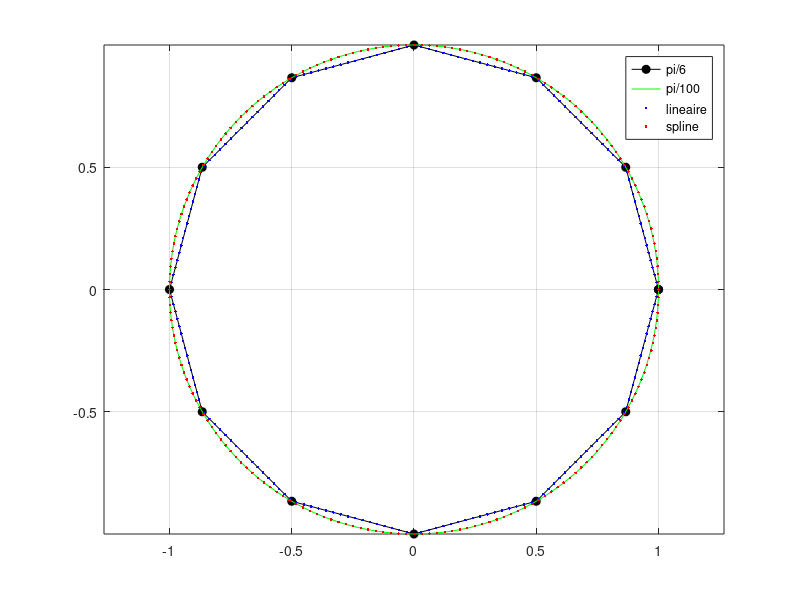

Write MATLAB code to recreate this figure.
% interpolation.m: realise l'interpolation lineaire ou par les splines
% d'un echantillonage `grossier` du cercle unite.

clear all;
close all;

% Echantillonage grossier du cercle.
phi = 0:pi/6:2*pi;
x   = cos(phi);
y   = sin(phi);

% Echantillonage fin de l'angle trigonometrique, pour
% l'interpolation.
phip = 0:pi/100:2*pi;

% Valeurs vraies des coordonnees (x, y) pour
% l'echantillonage fin. Notez qu'elles sont
% connues dans ce cas illustratif, ce qui n'est pas
% necessairement le cas.
xp = cos(phip);
yp = sin(phip);

% Interpolation lineaire.
xl = interp1(phi, x, phip);
yl = interp1(phi, y, phip);

% Interpolation par les splines.
xs = spline(phi, x, phip);
ys = spline(phi, y, phip);

% Trace du resultat.
figure;
plot(x, y, 'ko-', 'MarkerFace', 'k');
hold on;
plot(xp, yp, 'g-');
plot(xl, yl, 'b.');
plot(xs, ys, 'r.');
hold off; grid on;
axis equal;
legend('pi/6', 'pi/100', 'lineaire', 'spline');